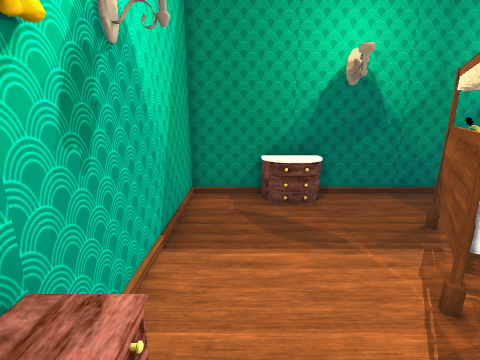
view 1 (above)

12 first-person views from a walk through a scene from a Unity 3-D project. The camera is 1.5 m above the floor, tilts 14° down and sees 85° across. The floor is counted in squares, 0.5 m on a side. Each view is taken from the middle of a square. On the plan, view 1 faces up. The plan holds only what a view shows up to about 19 squares ahead; the rest is blank.

view 2
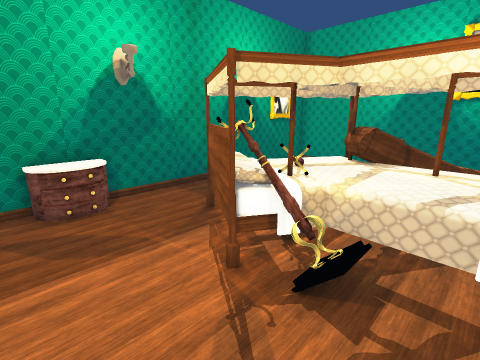

view 3
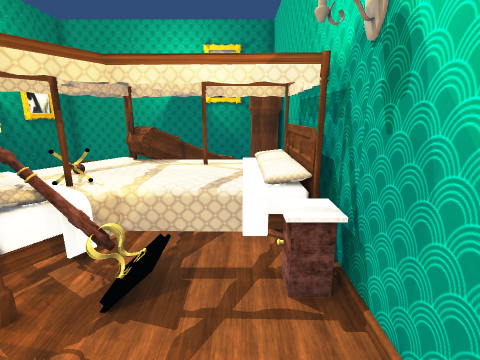

view 4
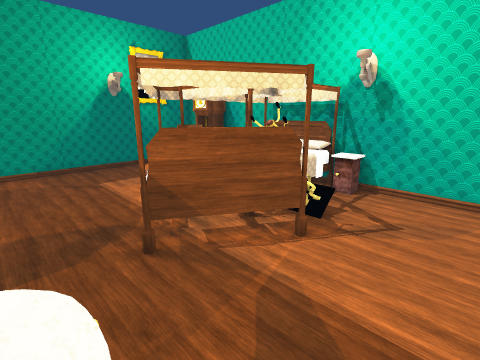

view 5
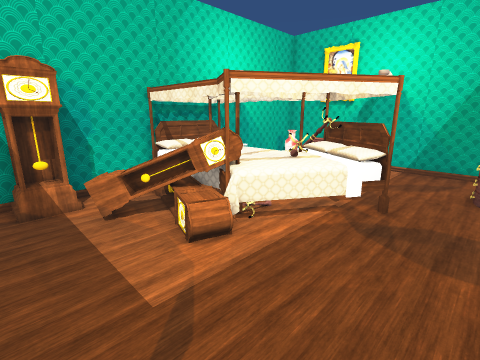

view 6
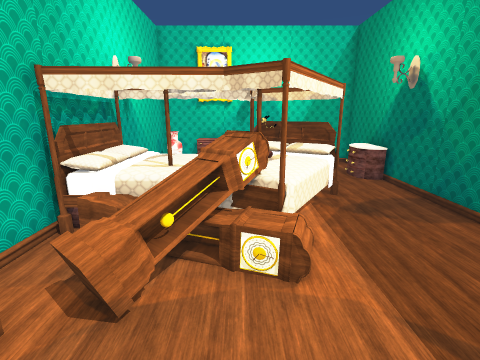

view 7
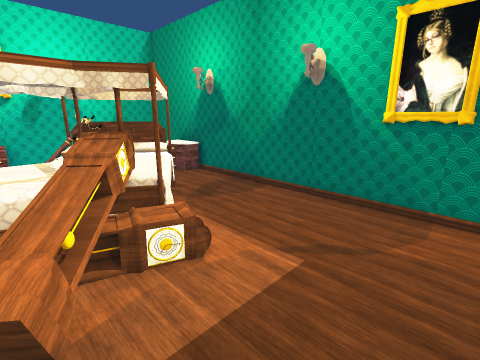

view 8
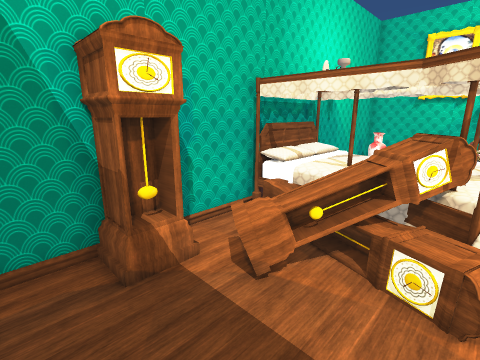

view 9
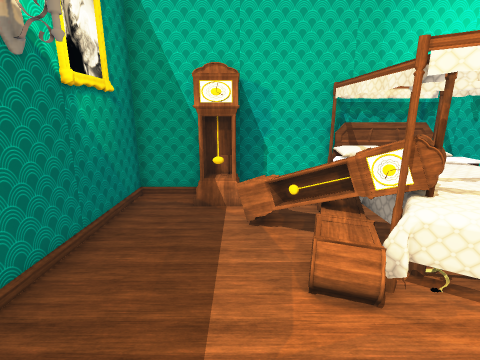

view 10
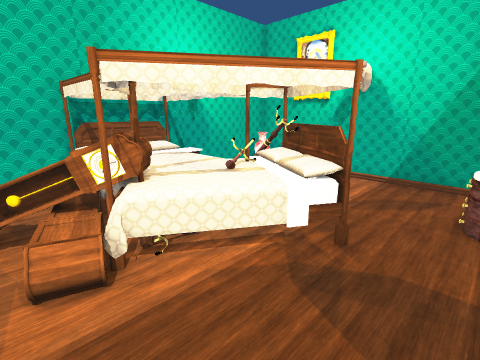

view 11
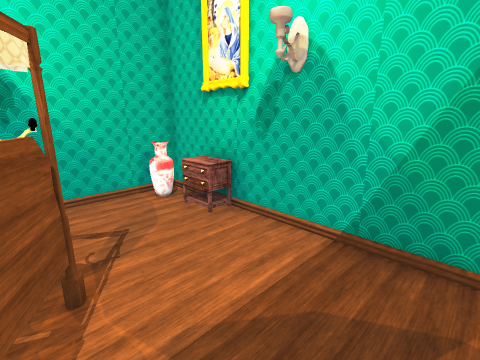

view 12
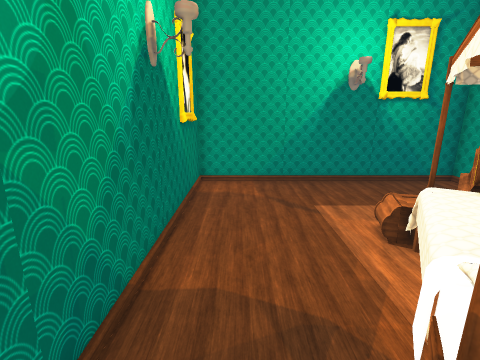

### Floor plan
Key: @ floor where view 1 was taken; # wall or solid block; . floor; T table; C clock; A vase; O other object.
Columns run from 2 left of view 1 to 16 right of it. Each row starts with its distance up from view 1.
 10 ###################
  9 #..OOO............#
  8 #.................#
  7 #......O..........#
  6 #......OOO........#
  5 #.....OOOOOO......#
  4 #....OOOOOOCO.....#
  3 #.....OOOOCCC.....#
  2 #T....OOOOOOCC....#
  1 #T.....OOOOOCCC...#
  0 #T@....OOOOC.CCC..#
 -1 #AA...OOOOOC..CC..#
 -2 #########O#########

Positions as (right, up) in squares from view 1, and headings:
1: (0, 0), facing up
2: (0, 0), facing up-right
3: (0, 0), facing right
4: (0, 9), facing down-right
5: (14, 9), facing down-left
6: (15, 3), facing left
7: (15, 1), facing up-left
8: (15, 4), facing down-left
9: (12, 8), facing down
10: (11, 9), facing down-left
11: (4, 8), facing down-left
12: (4, 8), facing right
